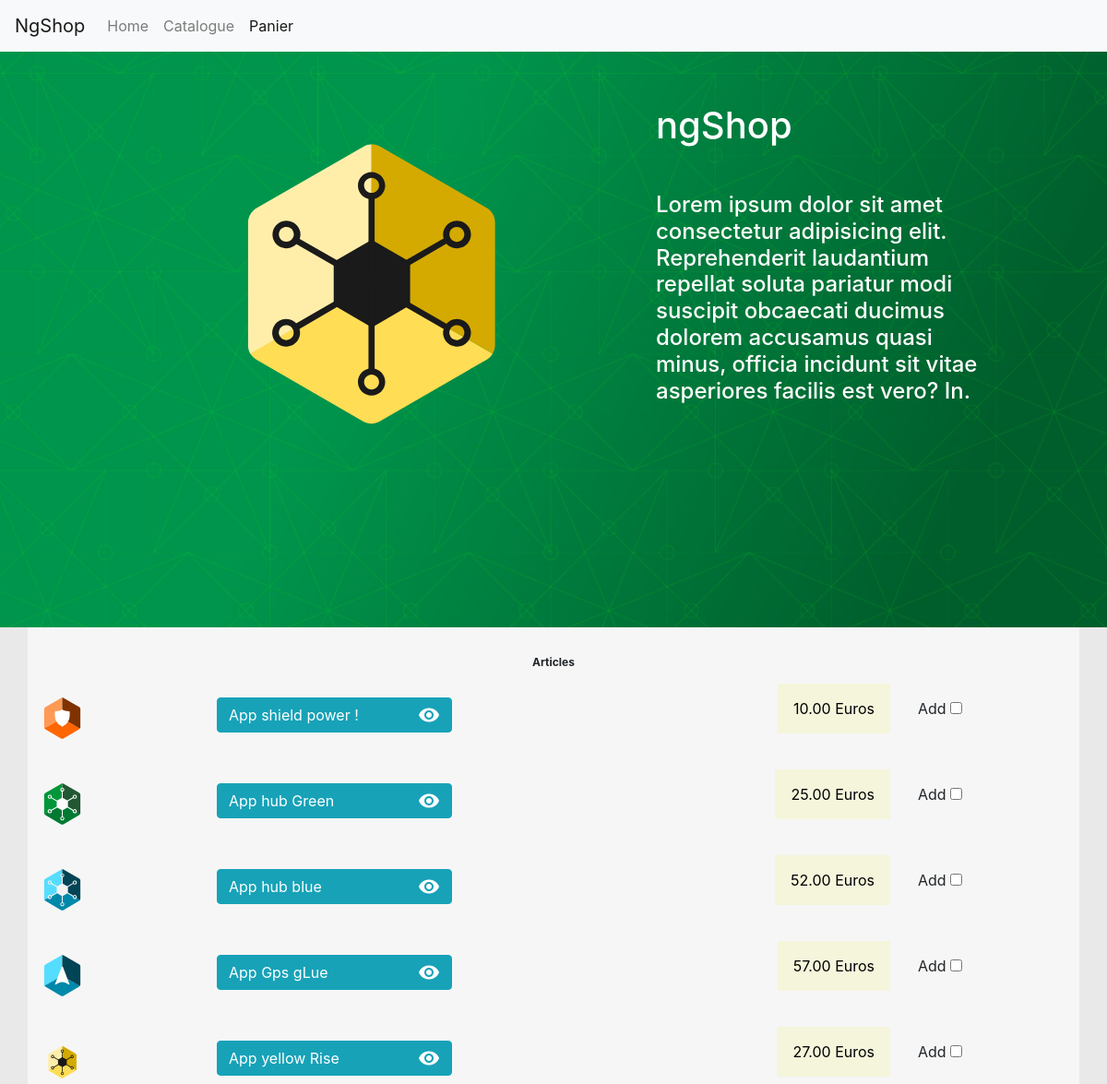
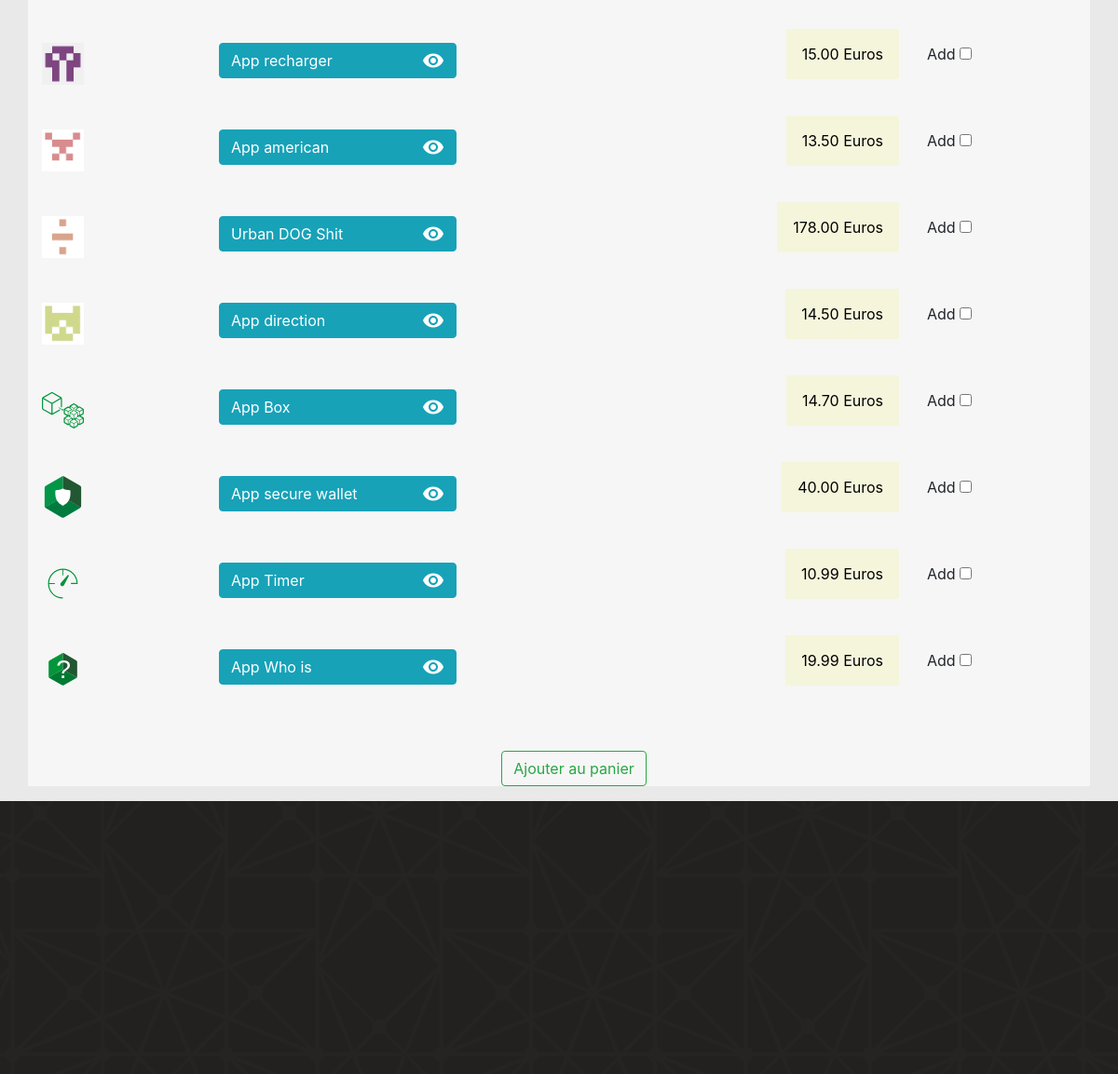
Page /catalogue2.php on the committed database (2 pictures, top to bottom).
### tables this page shows
CREATE TABLE `Article` (
  `idArticle` int(11) NOT NULL,
  `Nom` varchar(45) DEFAULT NULL,
  `Descripion` varchar(45) DEFAULT NULL,
  `Poids` decimal(5,2) DEFAULT NULL,
  `Prix` decimal(5,2) DEFAULT NULL,
  `Stock` int(11) DEFAULT NULL,
  `Image` varchar(250) DEFAULT NULL,
  `Categorie_id` int(11) NOT NULL
);

### db-functions/reqs.php (called while the page is built, shortened)
<?php
function getAllArticles($instance){
    $sql = "SELECT * FROM Article";
    $stmt = $instance->prepare($sql);
    $stmt->execute();
    $result = $stmt->fetchAll();
    return $result;
}

### functions/useful.php (called while the page is built, shortened)
<?php
function MajDevise($devise)
{
    return ucfirst($devise);
}

### templates/tpl_liste_articles.php (the view)
<div class="row ">
            <h1 class="badge  w-100 p-3 m-3">Articles</h1>
        </div>
        <div class="row panier-row">
            <form action="panier.php" method="post">
                <?php
                for ($i = 0 ; $i < count($articles); $i++) { ?>
                    <div class="col-sm-12 ">
                        <div class="div row">
                            <div class="col-md-2 mb-5">
                                <img src="<?php echo $articles[$i]->Image; ?> " class="art-img-px" width="45" height="45" alt="...">
                            </div>
                            <div class="col-md-3">
                            <a href="article.php?id=<?= $articles[$i]->idArticle ?>" class="d-flex justify-content-between  btn btn-info w-100 text-center">
                                <?= $articles[$i]->Nom ?>
                                <i class="d-flex ml-1 material-icons">visibility</i>
                            </a>
                            </div>
                            <div class="col-md-5 d-flex justify-content-end">
                                <p class=""><?= $articles[$i]->Desc ?>
                                    <span class="bg-primary text-white p-3"><?= $articles[$i]->Prix . "  " . MajDevise("euros") ?></span>
                                </p>
                            </div>
                            <div class="col-md-2">
                                <label>Add </label>
                                <input type="checkbox" id="<?php echo $articles[$i]->idArticle; ?>" name="<?php echo $articles[$i]->idArticle; ?> "value="<?php echo $articles[$i]->idArticle; ?>"><br>
                            </div>
                        </div>
                    </div>
                    <?php
                }
                ?>
                <div class="col-sm-12 m-3 d-flex justify-content-center">
                    <input class="btn btn-outline-success" type="submit" id="ajout" name="ajout" value="Ajouter au panier">
                </div>
            </form>
        </div>

### css/app.css (style rules this page uses)
body { background-color: rgb(233, 233, 233); }
.row { background-color: rgb(246, 246, 246); }
.panier-row { display:block!important; }
.bg-primary { background-color: beige!important; color : black!important; border :1px solid beige!important; }

### rows in the picture
article: Image (picture), Nom "App shield power !", Prix "10.00"
article: Image (picture), Nom "App hub Green", Prix "25.00"
article: Image (picture), Nom "App hub blue", Prix "52.00"
article: Image (picture), Nom "App Gps gLue", Prix "57.00"
article: Image (picture), Nom "App yellow Rise", Prix "27.00"
article: Image (picture), Nom "App recharger", Prix "15.00"
article: Image (picture), Nom "App american", Prix "13.50"
article: Image (picture), Nom "Urban DOG Shit", Prix "178.00"
article: Image (picture), Nom "App direction", Prix "14.50"
article: Image (picture), Nom "App Box", Prix "14.70"
article: Image (picture), Nom "App secure wallet", Prix "40.00"
article: Image (picture), Nom "App Timer", Prix "10.99"
article: Image (picture), Nom "App Who is", Prix "19.99"
